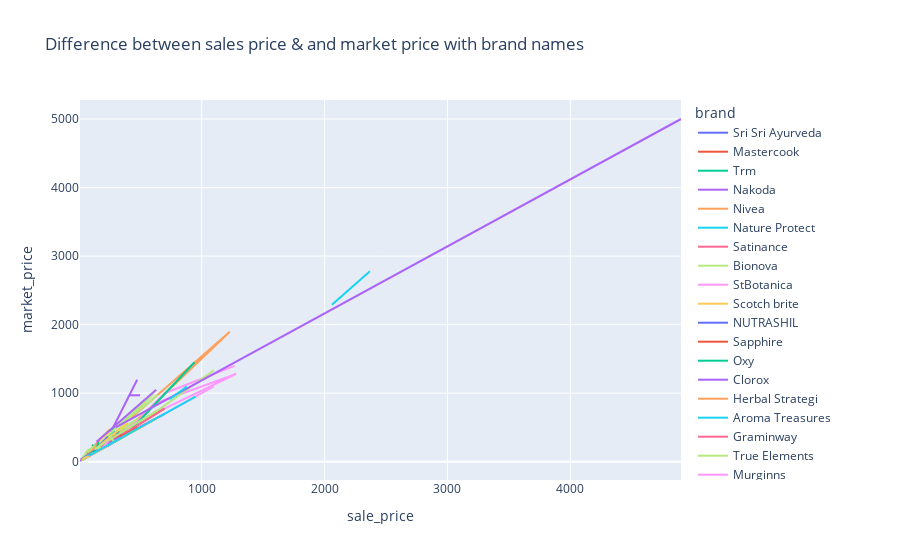

Write notebook code for a chart like this one.
### Code cell
#visualization with scatter plot with plotly with market_price and sales_price along with brand
fig=px.line(data[:500],x='sale_price',y='market_price',color='brand',title='Difference between sales price & and market price with brand names')
fig.show()
